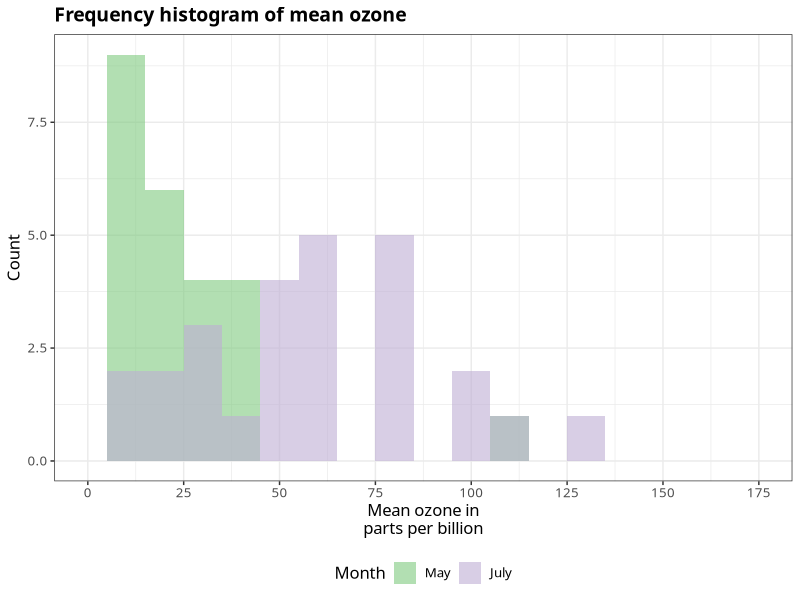
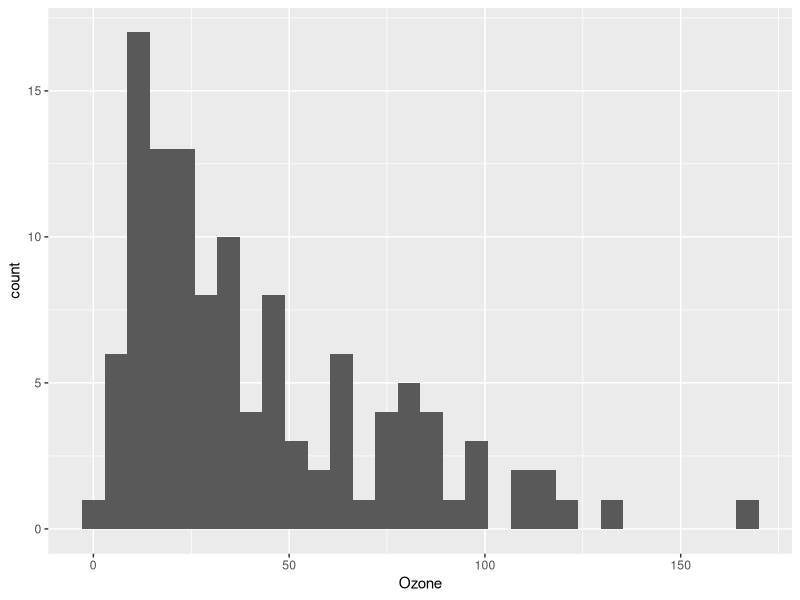
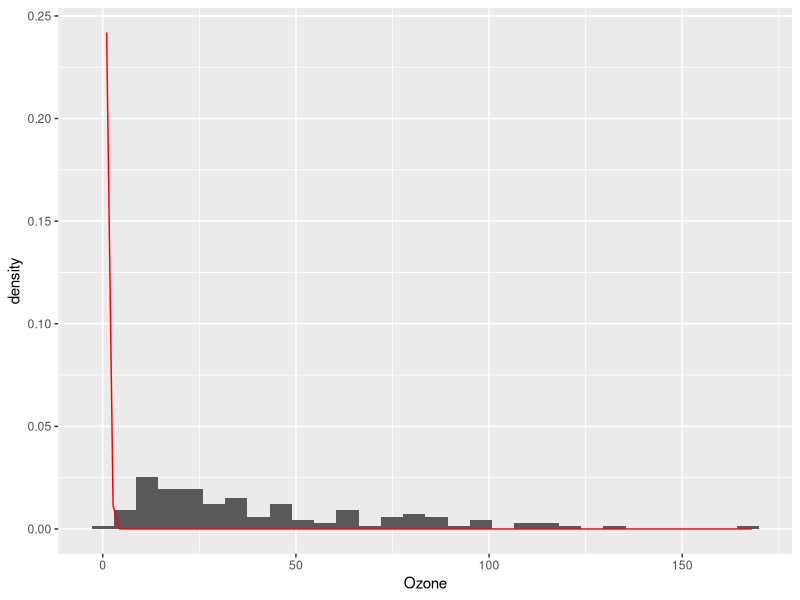
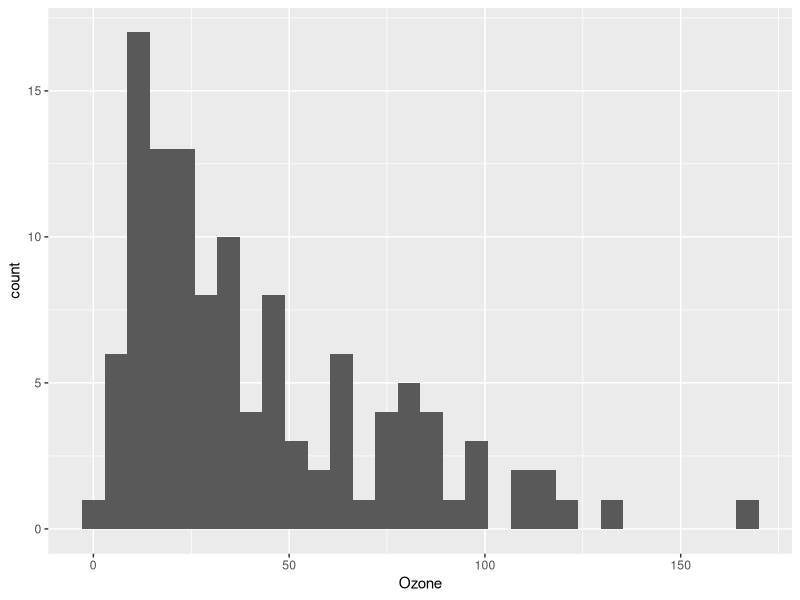
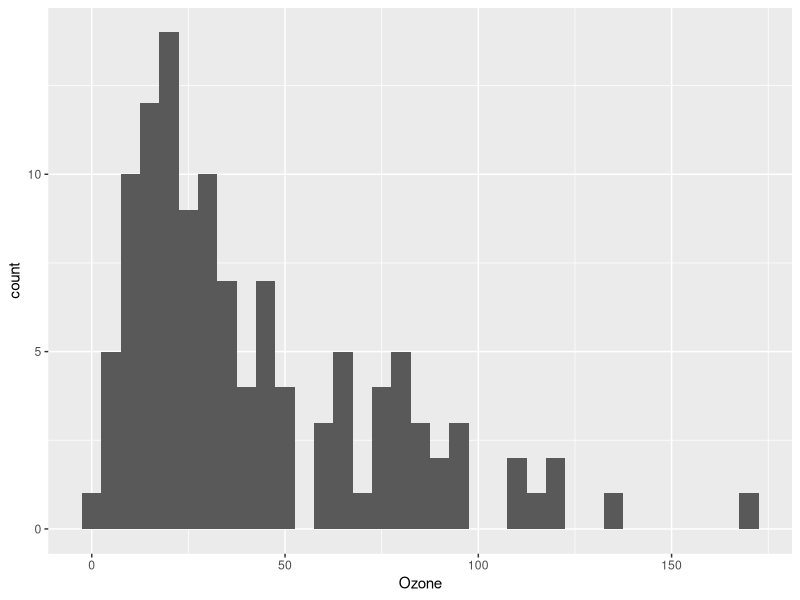
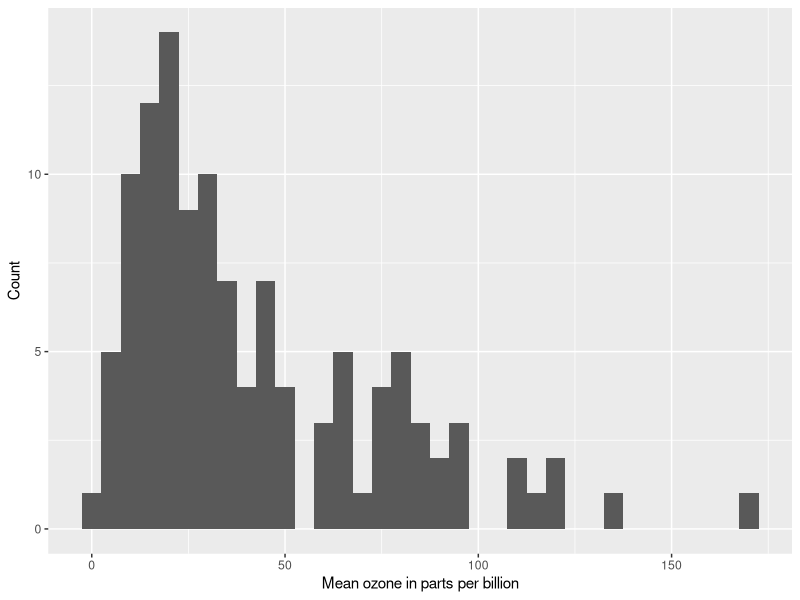
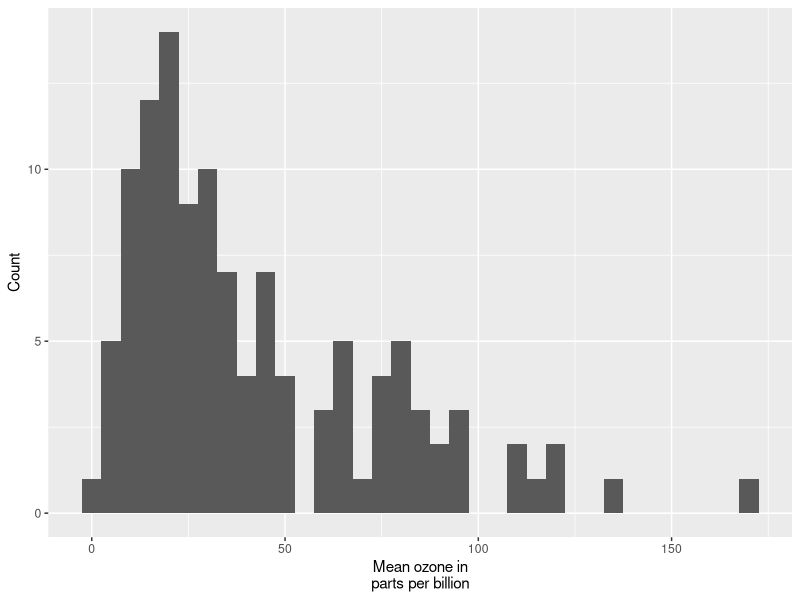
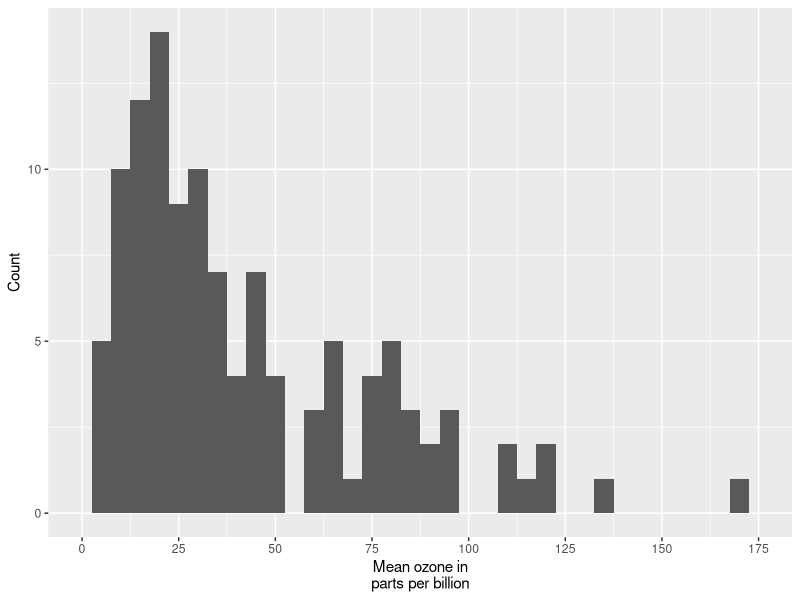

The R source for these figures, in order:
## ---- chunk 1
knitr::opts_chunk$set(message = F, error = F, warning = F, comment = NA, fig.align = 'center', dpi = 100, fig.width=6, fig.height=5, tidy = F, cache.path = '.cache/', fig.path = 'Weighted scatterplots/')
## ---- chunk 2
rm(list = ls())
library(datasets)
library(ggplot2)

data(airquality)
## ---- chunk 3
library(RColorBrewer)

airquality_trimmed <- airquality[which(airquality$Month == 5 | 
                                       airquality$Month == 7), ]
airquality_trimmed$Month.f <- factor(airquality_trimmed$Month, 
                                     labels = c("May", "July"))

ggplot(airquality_trimmed, aes(x = Ozone, fill = Month.f)) + 
    geom_histogram(aes(y = ..count..), binwidth = 10,
                   position="identity", alpha=0.6) +
    scale_x_continuous(name = "Mean ozone in\nparts per billion",
                              breaks = seq(0, 175, 25),
                              limits=c(0, 175)) +
    scale_y_continuous(name = "Count") +
    ggtitle("Frequency histogram of mean ozone") +
    theme_bw() +
    theme(plot.title = element_text(size = 14, family = "Tahoma", face = "bold"), 
                text = element_text(size = 12, family = "Tahoma"),
          legend.position = "bottom") +
    scale_fill_brewer(palette="Accent") +
    labs(fill="Month")
## ---- chunk 4
ggplot(airquality, aes(x = Ozone)) + 
                geom_histogram()

## ---- chunk 5
ggplot(airquality, aes(x = Ozone)) + 
    geom_histogram(aes(y = ..density..)) +
    stat_function(fun = dnorm, colour = "red", 
                 arg = list(mean = mean(airquality$Ozone, na.rm = TRUE), 
                            sd = sd(airquality$Ozone, na.rm = TRUE)))
## ---- chunk 6
ggplot(airquality, aes(x = Ozone)) + 
    geom_histogram(aes(y = ..count..))
## ---- chunk 7
ggplot(airquality, aes(x = Ozone)) + 
    geom_histogram(aes(y = ..count..), binwidth = 5)
## ---- chunk 8
ggplot(airquality, aes(x = Ozone)) + 
    geom_histogram(aes(y = ..count..), binwidth = 5) +
    scale_x_continuous(name = "Mean ozone in parts per billion") +
    scale_y_continuous(name = "Count")
## ---- chunk 9
ggplot(airquality, aes(x = Ozone)) + 
    geom_histogram(aes(y = ..count..), binwidth = 5) +
    scale_x_continuous(name = "Mean ozone in\nparts per billion") +
    scale_y_continuous(name = "Count")
## ---- chunk 10
ggplot(airquality, aes(x = Ozone)) + 
    geom_histogram(aes(y = ..count..), binwidth = 5) +
    scale_x_continuous(name = "Mean ozone in\nparts per billion",
                              breaks = seq(0, 175, 25),
                              limits=c(0, 175)) +
    scale_y_continuous(name = "Count")
## ---- chunk 11
ggplot(airquality, aes(x = Ozone)) + 
    geom_histogram(aes(y = ..count..), binwidth = 5) +
    scale_x_continuous(name = "Mean ozone in\nparts per billion",
                              breaks = seq(0, 175, 25),
                              limits=c(0, 175)) +
    scale_y_continuous(name = "Count") +
    ggtitle("Frequency histogram of mean ozone")
## ---- chunk 12
barfill <- "gold1"
barlines <- "goldenrod2"

ggplot(airquality, aes(x = Ozone)) + 
    geom_histogram(aes(y = ..count..), binwidth = 5,
                   colour = barlines, fill = barfill) +
    scale_x_continuous(name = "Mean ozone in\nparts per billion",
                              breaks = seq(0, 175, 25),
                              limits=c(0, 175)) +
    scale_y_continuous(name = "Count") +
    ggtitle("Frequency histogram of mean ozone")
## ---- chunk 13
barfill <- "#4271AE"
barlines <- "#1F3552"

ggplot(airquality, aes(x = Ozone)) + 
    geom_histogram(aes(y = ..count..), binwidth = 5,
                   colour = barlines, fill = barfill) +
    scale_x_continuous(name = "Mean ozone in\nparts per billion",
                              breaks = seq(0, 175, 25),
                              limits=c(0, 175)) +
    scale_y_continuous(name = "Count") +
    ggtitle("Frequency histogram of mean ozone")
## ---- chunk 14
ggplot(airquality, aes(x = Ozone)) + 
    geom_histogram(aes(fill = ..count..), binwidth = 5) +
    scale_x_continuous(name = "Mean ozone in\nparts per billion",
                              breaks = seq(0, 175, 25),
                              limits=c(0, 175)) +
    scale_y_continuous(name = "Count") +
    ggtitle("Frequency histogram of mean ozone")
## ---- chunk 15
ggplot(airquality, aes(x = Ozone)) + 
    geom_histogram(aes(fill = ..count..), binwidth = 5) +
    scale_x_continuous(name = "Mean ozone in\nparts per billion",
                              breaks = seq(0, 175, 25),
                              limits=c(0, 175)) +
    scale_y_continuous(name = "Count") +
    ggtitle("Frequency histogram of mean ozone") +
    scale_fill_gradient("Count", low = "blue", high = "red")
## ---- chunk 16
barfill <- "#4271AE"
barlines <- "#1F3552"

ggplot(airquality, aes(x = Ozone)) + 
    geom_histogram(aes(y = ..count..), binwidth = 5,
                   colour = barlines, fill = barfill) +
    scale_x_continuous(name = "Mean ozone in\nparts per billion",
                              breaks = seq(0, 175, 25),
                              limits=c(0, 175)) +
    scale_y_continuous(name = "Count") +
    ggtitle("Frequency histogram of mean ozone") +
    theme_bw()
## ---- chunk 17
library(ggthemes)

barfill <- "#4271AE"
barlines <- "#1F3552"

ggplot(airquality, aes(x = Ozone)) + 
    geom_histogram(aes(y = ..count..), binwidth = 5,
                   colour = barlines, fill = barfill) +
    scale_x_continuous(name = "Mean ozone in\nparts per billion",
                              breaks = seq(0, 175, 25),
                              limits=c(0, 175)) +
    scale_y_continuous(name = "Count") +
    ggtitle("Frequency histogram of mean ozone") +
    theme_economist()
## ---- chunk 18
theme_xkcd <- theme(
    axis.line = element_line(size=1, colour = "black"), 
    panel.grid.major = element_blank(),
    panel.grid.minor = element_blank(), 
    panel.border = element_blank(), 
    panel.background = element_blank(),
    plot.title=element_text(size = 20, family="xkcd-Regular"), 
    text=element_text(size = 16, family="xkcd-Regular"), 
    axis.text.x=element_text(colour="black", size = 12), 
    axis.text.y=element_text(colour="black", size = 12)
) 

ggplot(airquality, aes(x = Ozone)) + 
    geom_histogram(aes(y = ..count..), binwidth = 10,
                   colour = "black", fill = "white") +
    scale_x_continuous(name = "Mean ozone in\nparts per billion",
                              breaks = seq(0, 175, 25),
                              limits=c(0, 175)) +
    scale_y_continuous(name = "Count") +
    ggtitle("Frequency histogram of mean ozone") + 
    theme_xkcd
## ---- chunk 19
barfill <- "#4271AE"
barlines <- "#1F3552"

ggplot(airquality, aes(x = Ozone)) + 
    geom_histogram(aes(y = ..count..), binwidth = 5,
                   colour = barlines, fill = barfill) +
    scale_x_continuous(name = "Mean ozone in\nparts per billion",
                              breaks = seq(0, 175, 25),
                              limits=c(0, 175)) +
    scale_y_continuous(name = "Count") +
    ggtitle("Frequency histogram of mean ozone") +
    theme_bw() +
    theme(plot.title = element_text(size = 14, family = "Tahoma", face = "bold"), 
                text = element_text(size = 12, family = "Tahoma")) +
    geom_vline(xintercept = 75, size = 1, colour = "#FF3721", 
               linetype = "dashed")
## ---- chunk 20
airquality_trimmed <- airquality[which(airquality$Month == 5 | 
                                       airquality$Month == 7), ]
airquality_trimmed$Month.f <- factor(airquality_trimmed$Month, 
                                     labels = c("May", "July"))

ggplot(airquality_trimmed, aes(x = Ozone)) + 
    geom_histogram(aes(y = ..count..), binwidth = 10,
                   colour = barlines, fill = barfill) +
    scale_x_continuous(name = "Mean ozone in\nparts per billion",
                              breaks = seq(0, 175, 25),
                              limits=c(0, 175)) +
    scale_y_continuous(name = "Count") +
    ggtitle("Frequency histogram of mean ozone") +
    theme_bw() +
    theme(plot.title = element_text(size = 14, family = "Tahoma", face = "bold"), 
                text = element_text(size = 12, family = "Tahoma")) +
    facet_grid(. ~ Month.f, scales = "free")
## ---- chunk 21
library(RColorBrewer)

ggplot(airquality_trimmed, aes(x = Ozone, fill = Month.f)) + 
    geom_histogram(aes(y = ..count..), binwidth = 10,
                   position="identity", alpha=0.6) +
    scale_x_continuous(name = "Mean ozone in\nparts per billion",
                              breaks = seq(0, 175, 25),
                              limits=c(0, 175)) +
    scale_y_continuous(name = "Count") +
    ggtitle("Frequency histogram of mean ozone") +
    theme_bw() +
    theme(plot.title = element_text(size = 14, family = "Tahoma", face = "bold"), 
                text = element_text(size = 12, family = "Tahoma")) +
    scale_fill_brewer(palette="Accent")
## ---- chunk 22
ggplot(airquality_trimmed, aes(x = Ozone, fill = Month.f)) + 
    geom_histogram(aes(y = ..count..), binwidth = 10,
                   position="identity", alpha=0.6) +
    scale_x_continuous(name = "Mean ozone in\nparts per billion",
                              breaks = seq(0, 175, 25),
                              limits=c(0, 175)) +
    scale_y_continuous(name = "Count") +
    ggtitle("Frequency histogram of mean ozone") +
    theme_bw() +
    theme(plot.title = element_text(size = 14, family = "Tahoma", face = "bold"), 
                text = element_text(size = 12, family = "Tahoma"),
          legend.position = "bottom") +
    scale_fill_brewer(palette="Accent") +
    labs(fill="Month")
